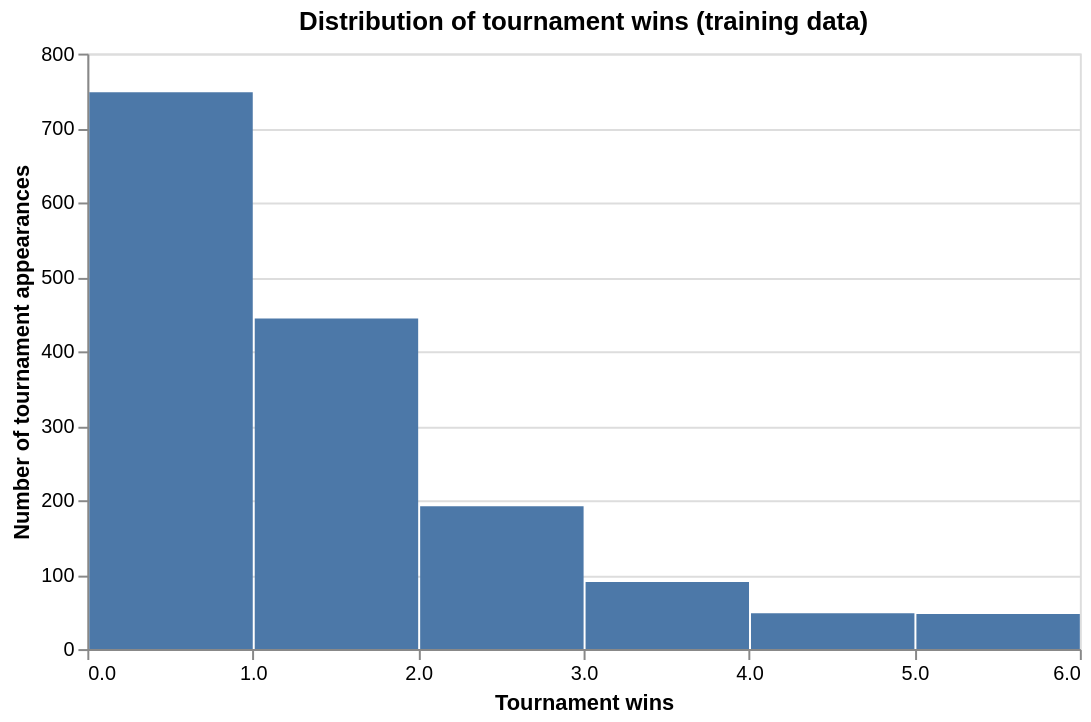

The notebook cell saved with this chart:
### Markdown cell above
<div style="background-color: #f0f0f0; padding: 10px;">
    
#### Task 4.4: Plot the distribution of two relevant variables in the raw data (4 points)

- Use `altair` to plot the distribution of one of the numeric variables in your tidied data set.

- Use `altair` to create a visualization showing the relative proportions of each category/level for one of categorical variable in your tidied data set. 

- Clearly label the variable that is being plotted in each plot.

*Notes:* 
- *Be sure the output is as clear as possible, provide an English title along with readable x and y column names*

- *You may also add more code cells to this section*

</div>

### Code cell
# Show the distribution of the numeric response in the training sample.
alt.Chart(train_data).mark_bar().encode(
    x=alt.X("tourney_wins:Q", bin=alt.Bin(step=1), title="Tournament wins"),
    y=alt.Y("count():Q", title="Number of tournament appearances")
).properties(title="Distribution of tournament wins (training data)", width=500, height=300)

### Figure 1 — Vega-Lite specification as saved in the notebook (floating-point values rounded to 4 significant figures; data arrays with more than 128 entries replaced by an {"elided": "..."} marker saying what was removed)
{"config": {"view": {"continuousWidth": 300, "continuousHeight": 300}}, "data": {"name": "data-d130ae7c31c6095d6c423beaeca331dc"}, "mark": {"type": "bar"}, "encoding": {"x": {"bin": {"step": 1}, "field": "tourney_wins", "title": "Tournament wins", "type": "quantitative"}, "y": {"aggregate": "count", "title": "Number of tournament appearances", "type": "quantitative"}}, "height": 300, "title": "Distribution of tournament wins (training data)", "width": 500, "$schema": "https://vega.github.io/schema/vega-lite/v5.20.1.json", "datasets": {"data-d130ae7c31c6095d6c423beaeca331dc": {"elided": "1569 records"}}}
